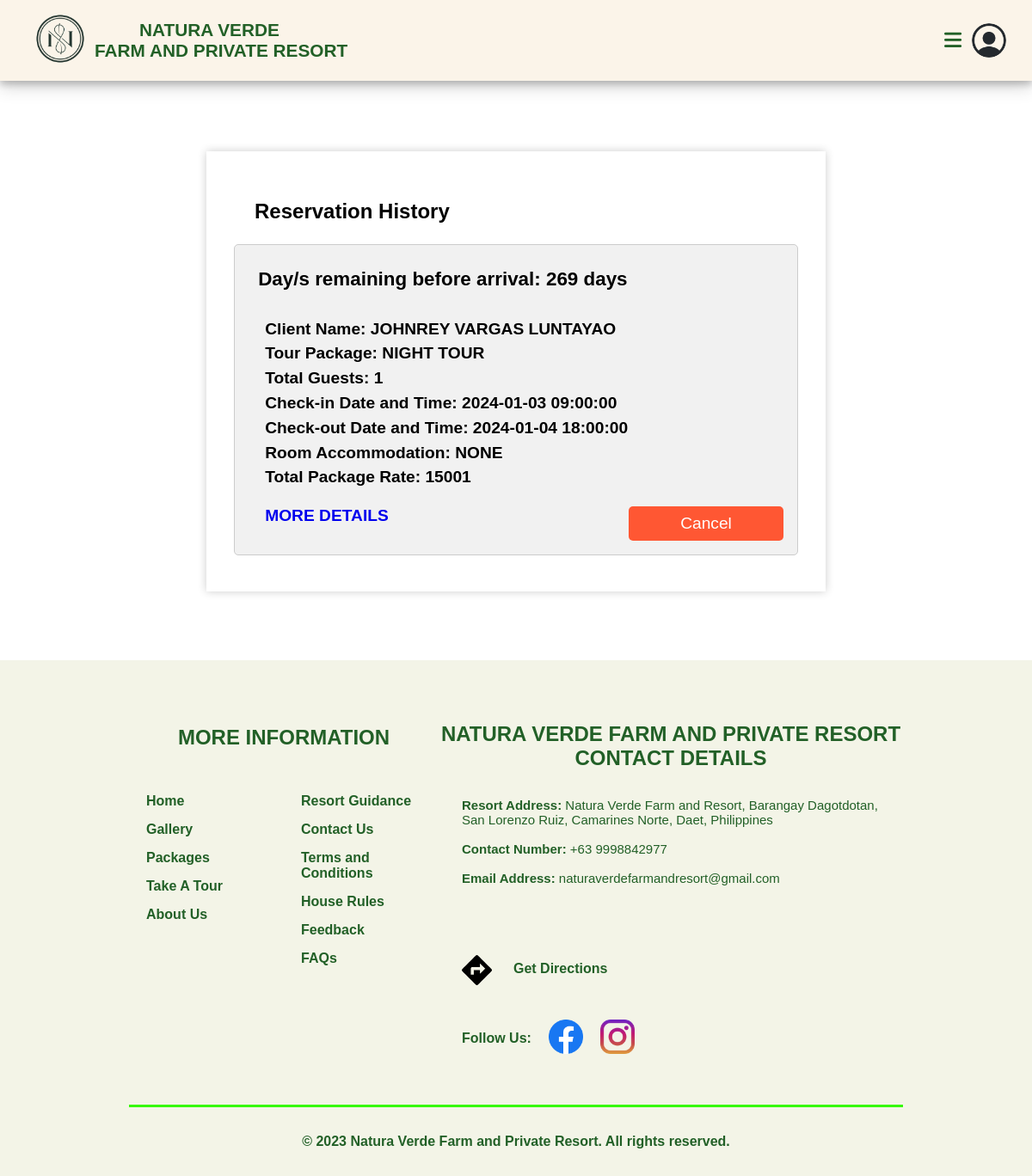
The page /auth/reservationHistory.php (signed in) on the database its author committed.
### tables this page shows
CREATE TABLE `information_details` (
  `client_id` int(11) NOT NULL,
  `id` int(11) NOT NULL,
  `package_id` int(11) NOT NULL,
  `last_name` varchar(30) NOT NULL,
  `first_name` varchar(30) NOT NULL,
  `middle_name` varchar(30) NOT NULL,
  `age` int(11) NOT NULL,
  `contact_number` bigint(15) NOT NULL,
  `address` varchar(60) NOT NULL,
  `email_address` varchar(40) NOT NULL
);

CREATE TABLE `details_and_packages` (
  `package_id` int(11) NOT NULL,
  `id` int(11) NOT NULL,
  `tour_package` varchar(30) NOT NULL,
  `total_guests` int(11) NOT NULL,
  `children` int(11) NOT NULL,
  `check_in_date_and_time` datetime NOT NULL,
  `check_out_date_and_time` datetime NOT NULL,
  `room_accomodation` varchar(60) NOT NULL,
  `total_package_rate` int(11) NOT NULL,
  `max_pax` int(11) NOT NULL,
  `excess_guests` int(11) NOT NULL,
  `amount_due_for_excess_guests` int(11) NOT NULL
);

### auth/reservationHistory.php (the view, shortened to what this page needs)
<!DOCTYPE html>
<html>
<head>
</head>
<body>
<header>
<?php include('./header_authenticated.php') ?>
<section class="reservationhistory-sec">
    <div class="container">
        <h1>Reservation History</h1>
        <?php
        require_once './db_connection.php';
        $confirmationId = $_SESSION['id_session'];
        $sql = "SELECT * FROM information_details AS id
            JOIN confirmation AS c ON id.package_id = c.package_id
            WHERE id.package_id IN (SELECT package_id FROM payment WHERE id = '$confirmationId')
            AND c.status = 'Confirmed'
            ORDER BY id.client_id DESC";
        $result = $conn->query($sql);
        if ($result->num_rows > 0) {
            while ($row = $result->fetch_assoc()) {
                $packageId = $row["package_id"];
                $sql2 = "SELECT * FROM details_and_packages AS dp
                    JOIN confirmation AS c ON dp.package_id = c.package_id
                    WHERE dp.package_id = '$packageId'
                    AND dp.id = '$confirmationId'
                    AND c.status = 'Confirmed'
                    ORDER BY dp.package_id DESC LIMIT 1";
                $result2 = $conn->query($sql2);
                if ($result2->num_rows > 0) {
                    $row2 = $result2->fetch_assoc();
                    $checkInDate = new DateTime($row2["check_in_date_and_time"]);
                    $currentDate = new DateTime();
                    $dateDifference = $currentDate->diff($checkInDate);
                    $outputText = "Client Name: " . strtoupper($row["first_name"]) . ' ' . strtoupper($row["middle_name"]) . ' ' . strtoupper($row["last_name"]) .
                        "\nTour Package: " . strtoupper($row2["tour_package"]) .
                        "\nTotal Guests: " . $row2["total_guests"] .
                        "\nCheck-in Date and Time: " . $row2["check_in_date_and_time"] .
                        "\nCheck-out Date and Time: " . $row2["check_out_date_and_time"] .
                        "\nRoom Accommodation: " . strtoupper($row2["room_accomodation"]) .
                        "\nTotal Package Rate: " . $row2["total_package_rate"];
                    echo "<div class='reservation'>";
                    echo "<h3>Day/s remaining before arrival: " . $dateDifference->format('%a days') . "</h3>";
                    echo '<pre style="font-size: 1.2rem; padding:1em;line-height:1.5;">' . $outputText . '</pre>';
                    echo '<div class="actions">';
                    echo '<a href="after_new.php?package_id=' . $row['package_id'] . '" class="more-details-text">More Details</a>';
                    if ($dateDifference->days >= 3) {
                        echo '<a href="cancelForm_new.php?package_id=' . $row['package_id'] . '"><button class="cancel-button">Cancel</button></a>';
                    } else {
                        echo '<a class="cancel-link" href="cancelForm_new.php?package_id=' . $row['package_id'] . '">
                        <button class="cancel-button" style="background-color: gray; cursor: not-allowed;" disabled>Cancel</button></a>';
                    }
                    echo '</div>';
                    echo "</div>";
                }
            }
        } else {
            echo '<div style="font-size:1rem;margin: 30px 0;">No reservations found in the history.</div>';
        }
        ?>
    </div>
    </section>
    <footer>
        <?php include './footer.php'; ?>
    </footer>
</body>
</html>

### auth/css/header_authenticated.css (style rules this page uses)
* { margin: 0; padding: 0; box-sizing: border-box; font-family: Arial, Helvetica, sans-serif; }
header { width: 100%; height: 12vh; background: transparent; z-index: 5; }

### auth/css/footer.css (style rules this page uses)
* { margin: 0; padding: 0; box-sizing: border-box; font-family: Arial, Helvetica, sans-serif; }

### auth/reservationHistory.php (style rules this page uses)
.reservationhistory-sec { padding: 5em 0; display: flex; justify-content: center; align-items: center; height: auto; }
.container { width: 50%; height: auto; padding: 2em ; box-shadow: 0 0 10px rgba(0, 0, 0, 0.2); }
.container h1 { padding: 1em; font-size: 1.5rem; }
.reservation { padding: 1em; border: 1px solid #ccc; margin-bottom: 10px; border-radius: 5px; font-weight: bold; background: #f1f1f1; }
.reservation h3 { padding: 0.5em; font-size: 1.4rem; }
.reservation .actions { display: flex; justify-content: space-between; }
.more-details-text { padding-left: 1em; text-decoration: none; text-transform: uppercase; font-size: 1.2rem; }
.cancel-button { width:15vw; height:5vh; background-color: #ff5733; color: white; border: none; padding: 5px 10px; border-radius: 5px; cursor: pointer; font-size: 1.2rem; }
@media only screen and (max-width:1200px) { .reservationhistory-sec { padding: 5em 0; display: flex; justify-content: center; align-items: center; height: auto; } }
@media only screen and (max-width:1200px) { .container { width: 60%; height: auto; padding: 2em ; box-shadow: 0 0 10px rgba(0, 0, 0, 0.2); } }

### rows shown on the page
information_details: package.check_in_date_and_time "269 days", outputText "Client Name: JOHNREY VARGAS LUNTAYAO Tour Package: NIGHT TOUR Total Guests: 1 Check-in Date and Time: 2024-01-03 09:00:00 Check-out Date and Time: 2024-01-04 18:00:00 Room Accommodation: NONE Total Package Rate: 15001"
